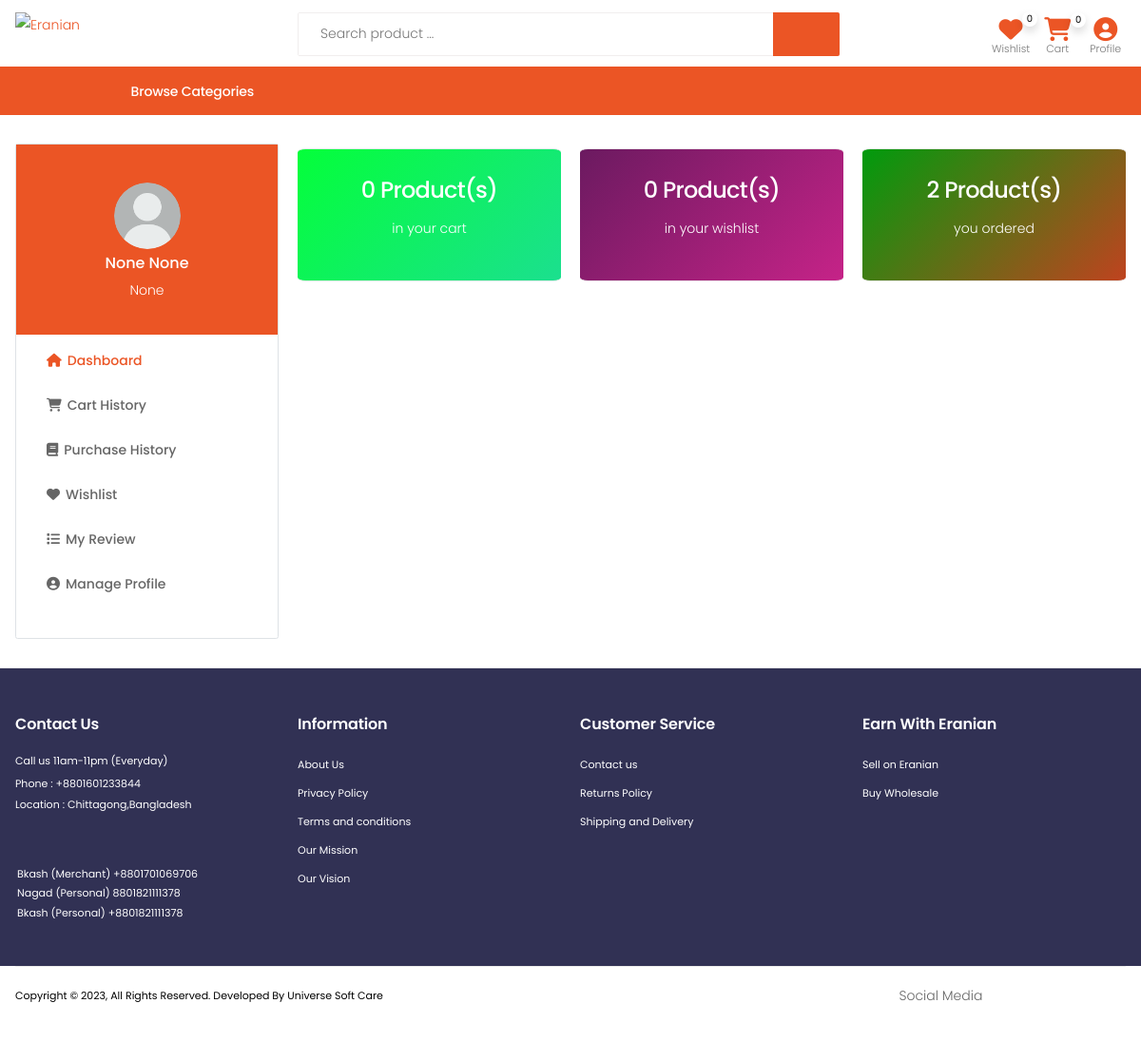
The page /profile-dashboard (signed in) on the database its author committed.
### userapp/models.py (models this page shows, shortened)
class User(AbstractBaseUser, PermissionsMixin):
    email = models.EmailField(unique=True)
    username = None
    first_name = models.CharField(max_length=30, null=True, blank=True)
    last_name = models.CharField(max_length=30, null=True, blank=True)
    phone = models.CharField(max_length=15, unique=True, null=True, blank=True)
    is_active = models.BooleanField(default=True)
    is_staff = models.BooleanField(default=False)
    is_customer = models.BooleanField(default=False)
    is_vendor = models.BooleanField(default=False)
    is_employee = models.BooleanField(default=False)
    date_joined = models.DateTimeField(default=timezone.now)
    objects = CustomUserManager()
    USERNAME_FIELD = 'email'
    REQUIRED_FIELDS = []

class Profile(models.Model):
    user                = models.OneToOneField(User, on_delete=models.CASCADE, max_length=1)
    image               = models.ImageField(upload_to="profilepicture", default='no_img.png')
    date_of_birthday    = models.DateField(auto_now_add=False,blank=True,null=True)
    phone               = models.CharField(max_length=15,unique=True,blank=True,null=True)
    permanent_address   = models.CharField(max_length=100,blank=True,null=True)
    present_address     = models.CharField(max_length=100,blank=True,null=True)
    class Meta:
        verbose_name_plural = "Customer Profile"

### store/models.py (models this page shows, shortened)
class Order(models.Model):
    user = models.ForeignKey(settings.AUTH_USER_MODEL,
                             on_delete=models.CASCADE)
    items = models.ManyToManyField(OrderItem)
    ordered_date = models.DateTimeField()
    order_complate_date = models.DateTimeField(
        auto_now=False, auto_now_add=False, blank=True, null=True)
    order_status = models.CharField(
        max_length=150, choices=Order_Status, default='pending')
    total_order_amount = models.CharField(
        max_length=150, blank=True, null=True)
    paid_amount = models.CharField(max_length=150, default=0)
    due_amount = models.CharField(max_length=150, default=0)
    ordered = models.BooleanField(default=False)
    orderId = models.CharField(max_length=150, blank=True, null=True)
    paymentId = models.CharField(max_length=150, blank=True, null=True)
    coupon = models.ForeignKey(
        'Coupon', on_delete=models.SET_NULL, blank=True, null=True)
    shipping_address = models.ForeignKey(
        ShipingAddress, on_delete=models.CASCADE, blank=True, null=True)
    payment_option = models.CharField(max_length=150)
    order_read_status = models.BooleanField(default=False)
    redx_percel_traking_number = models.CharField(
        max_length=150, blank=True, null=True)
    others_transport_trakink_url = models.URLField(
        max_length=200, blank=True, null=True)
    class Meta:
        ordering = ['-id']

### store/views.py (the view)
# urls.py: path('profile-dashboard', login_required(profile_dashboard,login_url='/customer-login/'), name='profile-dashboard'),
@login_required
def profile_dashboard(request):
    order = Order.objects.filter(user=request.user, ordered=True).count()
    context={
            'order':order,
        }
    return render(request, 'store/dashboard.html', context)

### daseboard/context_processors.py (called while the page is built)
def order_count(request):
    order_count = Order.objects.filter(order_read_status=False).count()
    context = {
        'order_count': order_count
    }
    return context

def unverified_vendor_count(request):
    unverified_vendor_count = VendorInformation.objects.filter(
        is_verified=False).count()
    unverified_vendor_profile = VendorInformation.objects.filter(
        is_verified=False)
    context = {
        'unverified_vendor_count': unverified_vendor_count,
        'unverified_vendor_profile': unverified_vendor_profile,
    }
    return context

def order_list(request):
    user = request.user
    order_list = Order.objects.filter(order_read_status=False)
    context = {
        'order_list': order_list
    }
    return context

def contact_data_count(request):
    contact_data_count = ConductData.objects.filter(view_status=False).count()
    context = {
        'contact_data_count': contact_data_count
    }
    return context

def contact_data_list(request):
    contact_data_list = ConductData.objects.filter(view_status=False)
    context = {
        'contact_data_list': contact_data_list
    }
    return context

def rating_list_view(request):
    rating_review = ProductReview.objects.filter(approve_status=False)
    context = {
        'rating_review': rating_review
    }
    return context

def order_information(request):
    order_information = Order.objects.filter(order_status='complete')
    total_sale = 0
    total_purchase_price = 0
    for x in order_information:
        total_sale = total_sale + x.get_total()
        total_purchase_price = total_purchase_price + x.get_purchase_price_total()
    total_revenue = total_sale - total_purchase_price
    context = {
        'order_information': order_information,
        'total_sale': total_sale,
        'total_revenue': total_revenue
    }
    return context

### store/templatetags/campaign.py (called while the page is built)
@register.filter()
def campaign_menu(request):
    return Campaign.objects.filter()

### store/templatetags/cart_count.py (called while the page is built)
@register.filter
def cart_count(user):
    if user.is_authenticated:
        qs=Order.objects.filter(user=user, ordered=False)
        if qs.exists():
            return qs[0].items.count()
        return 0
    return 0

### store/templatetags/top_category.py (called while the page is built)
@register.filter
def category(user):
    cate = ProductCategory.objects.filter(parent=None)
    return cate

### store/templatetags/wish_list_product_count.py (called while the page is built)
@register.filter
def wish_list_product_count(user):
    if user.is_authenticated:
       return WhishLIst.objects.filter(user=user).count()
    return 0

### store/template/store/dashboard.html (shortened to what this page needs)
{% extends 'store/base.html' %}
{% load static %}
{% load cart_count %}
{% load wish_list_product_count %}
{% block content %}
<div class="container my-5">
  <div class="row">
    <div class="col-md-3">
      <div class="card border rounded">
        <div class="card-profile ">
          <img class="mx-auto mt-4 rounded-circle" src="{{ user.profile.image.url }}" alt=""
            style="height: 70px ; width: 70px;">
          <p style="text-align:center ; font-size: 16px; font-weight: 500;">{{ user.first_name }} {{user.last_name }}
          </p>
          <p style="text-align:center ;">{{ user.username }}</p>
        </div>
        <div class="card-body d-none d-md-block">
          <nav class="mobile-cats-nav">
            <ul class="mobile-cats-menu dashboard-menu">
              <li class="m-active"><a href="{% url 'profile-dashboard' %}"><i
                    class="fa-solid fa-house"></i>Dashboard</a></li>
              <li><a href="{% url 'cart-summary' %}"><i class="fa-solid fa-cart-shopping"></i>Cart History</a></li>
              <li><a href="{% url 'order-summary' %}"><i class="fa-solid fa-book"></i>Purchase History</a>
              </li>
              <li><a href="{% url 'wish-list' %}"><i class="fa-solid fa-heart"></i>Wishlist</a></li>
              <li><a href="{% url 'my-review' %}"><i class="fa-solid fa-list"></i>My Review</a></li>
              <li><a href="{% url 'profile' %}"><i class="fa-solid fa-circle-user"></i>Manage Profile</a></li>
            </ul>
          </nav>
        </div>
      </div>
    </div>
    <div class="col-md-9">
      <div class="row profile-dashboard">
        <div class="col-6 col-md-4 my-2">
          <div class="card cart-product">
            <h4>{{ request.user|cart_count }} Product(s)</h4>
            <p>in your cart</p>
          </div>
        </div>
        <div class="col-6 col-md-4 my-2">
          <div class="card  wishlist-product">
            <h4>{{ request.user|wish_list_product_count }} Product(s)</h4>
            <p>in your wishlist</p>
          </div>
        </div>
        <div class="col-6 col-md-4 my-2">
          <div class="card ordered-product">
            <h4>{{ order }} Product(s)</h4>
            <p>you ordered</p>
          </div>
        </div>
      </div>
    </div>
  </div>
</div>
{% endblock %}

### store/template/store/includes/navbar.html (shortened to what this page needs)
{% load static %}
{% load desktop_menu %}
{% load top_category %}
{% load cart_view %}
{% load cart_count %}
{% load wish_list_product_count %}
{% load campaign %}
{% load logo %}
<header class="header header-10 header-intro-clearance desktop">
  <div class="header-middle sticky-header mx-auto ">
    <div class="container">
      <div class="header-left py-auto">
        <a href="{% url 'home' %}" class="logo">
          <img src="{% static 'store/images/eranian.png' %}" alt="Eranian">
        </a>
      </div>
      <div class="header-center">
        <div class="header-search header-search-extended header-search-visible header-search-no-radius">
          <form action="{% url 'search' %}" method="GET">
            <div class="header-search-wrapper search-wrapper-wide" style="margin-top: -10px;">
              <input type="search" class="form-control" name="q" id="q" placeholder="Search product ..." required>
              <button class="btn" type="submit" style="background-color:#eb5525 ;"><i
                  style="color: white; font-size: 25px; font-weight: 700;" class="icon-search"></i></button>
            </div>
          </form>
        </div>
      </div>
      <div class="header-right">
        <div class="header-dropdown-link" style="margin-top: -5px;">
          <a href="{% url 'wish-list' %}" class="wishlist-link">
            <i style="color:#eb5525; font-size: 25px;" class="fa-solid fa-heart"></i>
            <span class="wishlist-count shadow">{{ request.user|wish_list_product_count }}</span>
            <span class="wishlist-txt">Wishlist</span>
          </a>
          <div class="dropdown cart-dropdown mx-2">
            <a href="{% url 'cart-summary' %}" class="dropdown-toggle" role="button" aria-haspopup="true"
              aria-expanded="false" data-display="static">
              <i style="color:#eb5525; font-size: 25px;" class="fa-solid fa-cart-shopping"></i>
              <span class="cart-count shadow">{{ request.user|cart_count }}</span>
              <span class="cart-txt">Cart</span>
            </a>
          </div>
          <div class="dropdown user-profile cart-dropdown mx-2">
            <a class="dropdown-toggle" role="button" aria-haspopup="true" aria-expanded="false" data-display="static">
              <i style="color:#eb5525; font-size: 25px;" class="fa-solid fa-circle-user"></i>
              <span class="cart-txt">Profile</span>
            </a>
          </div>
        </div>
      </div>
    </div>
  </div>
  <div class="header-bottom container-fluid" style="border-top: 1px solid #eb5525;">
    <div class="row d-flex col-11 mx-auto">
      <div class="col-md-4 col-lg-3">
        {% if request.resolver_match.url_name == 'home' %}
        <div class="dropdown category-dropdown show is-on" data-visible="true">
          {% else %}
          <div class="dropdown category-dropdown is-on">
            {% endif %}
            <a href="#" class="dropdown-toggle" role="button" data-toggle="dropdown" aria-haspopup="true"
              aria-expanded="false" data-display="static" title="Browse Categories">
              <span class="pl-5" style="font-size: 14px;">Browse Categories</span>
            </a>
            </div>
          </div>
        </div>
      </div>
</header>

### store/static/store/css/skins/skin-demo-13.css (style rules this page uses)
a { color: #eb5525; }
.cart-dropdown .cart-count { background-color: #fff; }
.wishlist-link .wishlist-count { background-color: #fff; }
.category-dropdown .dropdown-toggle:before { background-color: #eb5525; }
.header-10 .header-search .header-search-wrapper { border-color: rgb(241, 238, 238); }

### store/static/store/css/demos/demo-13.css (style rules this page uses)
.header.header-10.header-intro-clearance .dropdown.category-dropdown .dropdown-toggle { padding-left: 1rem; color: rgb(255, 255, 255); }
.header.header-10.header-intro-clearance .dropdown.category-dropdown .dropdown-toggle::after { left: unset; }
.header.header-10.header-intro-clearance .header-search-extended { margin-right: 0; margin-left: 0; }
.header.header-10.header-intro-clearance .header-dropdown-link { display: flex; align-items: flex-end; }
.header.header-10.header-intro-clearance .wishlist-link { position: relative; flex-direction: column; font-size: 2.8rem; }
.header.header-10.header-intro-clearance .wishlist-link .wishlist-count { left: 25px; top: -0.9rem; }
.header.header-10.header-intro-clearance .cart-dropdown { font-size: 3.2rem; align-items: flex-end; }
.header.header-10.header-intro-clearance .cart-dropdown .cart-count { left: 25px; top: -0.9rem; }
.header.header-10.header-intro-clearance .compare-dropdown [class*='count'], .header.header-10.header-intro-clearance .cart-dropdown [class*='count'], .header.header-10.header-intro-clearance .wishlist-link [class*='count'] { min-width: 1.6rem; height: 1.6rem; position: absolute; }
.header.header-10.header-intro-clearance .compare-dropdown .dropdown-toggle, .header.header-10.header-intro-clearance .cart-dropdown .dropdown-toggle, .header.header-10.header-intro-clearance .wishlist-link .dropdown-toggle { position: relative; flex-direction: column; }
.header.header-10.header-intro-clearance .wishlist-txt, .header.header-10.header-intro-clearance .cart-txt, .header.header-10.header-intro-clearance .compare-txt { font-size: 1.1rem; font-weight: 300; letter-spacing: 0; color: #777; margin-top: .3rem; transition: all .3s; }

### store/template/store/base.html (style rules this page uses)
.dashboard-menu li a { font-weight: 500; color: #666666; }

### store/template/store/includes/navbar.html (style rules this page uses)
.header-middle { height: 70px; }
.header-middle .header-left a { margin-top: 20px; }
.sticky-header a img { margin-top: -10px; }

### store/template/store/dashboard.html (style rules this page uses)
.profile-dashboard h4, p { color: white; }
.cart-product { background: linear-gradient(-45deg, #00a000, #5ddf51, #23d5ab, #04ff3a); background-size: 400% 400%; animation: gradient 15s ease infinite; height: 140px; color: white; padding-top: 30px; text-align: center; border-radius: 3%; }
.wishlist-product { background: linear-gradient(-45deg, #e558f8, #a800b8, #e42695, #6b1a60); background-size: 400% 400%; animation: gradient 15s ease infinite; height: 140px; color: white; padding-top: 30px; text-align: center; border-radius: 3%; }
.ordered-product { background: linear-gradient(-45deg, #2fff1c, #ff1b1b, #ff2525, #009b0d); background-size: 400% 400%; animation: gradient 15s ease infinite; height: 140px; color: white; padding-top: 30px; text-align: center; border-radius: 3%; }
.card-profile { height: 200px; background-color: #eb5525; }
.m-active a { color: #eb5525 !important; }

### store/template/store/includes/mobile-navbar.html (style rules this page uses)
.mobile-cats-nav i { margin-right: 6px; }

### rows shown on the page
User: user|wish_list_product_count "0", user|cart_count "0", profile.image (placeholder picture), first_name "None", last_name "None", username "None"

### other values the page prints
{{ order }} "2"
